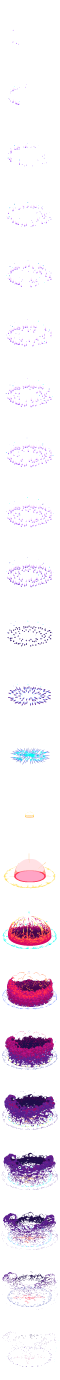
#> input picture art/duelyst_fx/rengoku/final/anim_rengoku_strike_tight_300_b.webp, 300 x 6900 px (shown at 1/5 size); its folder holds 3 pictures in this run
$ python recut_4096.py
#> lines starting #> are read from the running program, lines starting #| are printed output that depends on the picture
#!/usr/bin/env python3
"""Re-cut combat strips so frame_px x frames <= 4096 (2026-11-17).

Battle clips are one-column strips loaded as one WebGL texture (assetAnimationClip, columns 1). Off-Bunny hosts
(the director's own UploadThing, bbenpyo9uu.ufs.sh) skip the game's 50 px rendition and load native, and combat
effects have no MAX_TEXTURE_SIZE guard (character sheets do). Phones commonly cap textures at 4096 px, so a taller
strip draws as a black box. Each frame is resampled (LANCZOS) to the largest size that fits; frame count and timing
are unchanged.

    python3 art/duelyst_fx/recut_4096.py
"""
import os, sys
from PIL import Image

HERE = os.path.dirname(os.path.abspath(__file__))
LIMIT = 4096
JOBS = [  # source, output stem
    ('rengoku/final/anim_rengoku_strike_tight_300_b.webp', 'rengoku/final/anim_rengoku_strike_tight_{px}_c.webp'),
    ('rengoku/final/anim_rengoku_smoulder_tight_300_b.webp', 'rengoku/final/anim_rengoku_smoulder_tight_{px}_c.webp'),
    ('showcase/final/anim_white_tiger_gates_234.webp', 'showcase/final/anim_white_tiger_gates_{px}.webp'),
    ('showcase/final/anim_white_tiger_tiger_252.webp', 'showcase/final/anim_white_tiger_tiger_{px}.webp'),
]
for src, out in JOBS:
    im = Image.open(os.path.join(HERE, src)).convert('RGBA')
#> im is the input picture: PIL image 300x6900 RGBA; mean R, G, B, A 13.5, 6.5, 14, 25.3
    w, h = im.size
#> w = 300; h = 6900
    n = h // w
#> n = 23
    assert w * n == h, src
    px = LIMIT // n
#> px = 178
    px -= px % 2
    sheet = Image.new('RGBA', (px, px * n), (0, 0, 0, 0))
#> sheet: PIL image 178x4094 RGBA; every value is 0
    for i in range(n):
        sheet.paste(im.crop((0, i * w, w, (i + 1) * w)).resize((px, px), Image.LANCZOS), (0, i * px))
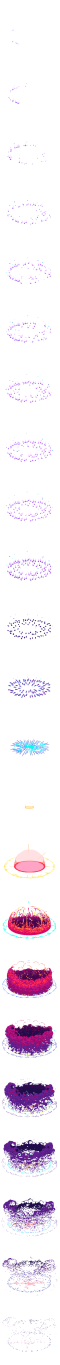
#> sheet: PIL image 178x4094 RGBA (shown at 1/3 size); mean R, G, B, A 23.6, 14.1, 28, 25.6; transparent parts drawn white
    p = os.path.join(HERE, out.format(px=px))
    sheet.save(p, 'WEBP', lossless=True, method=6)
    print(f'{os.path.relpath(p, HERE)}: {n} frames x {px} px = {px * n} px tall, {os.path.getsize(p)} bytes')
#| rengoku/final/anim_rengoku_strike_tight_178_c.webp: 23 frames x 178 px = 4094 px tall, 281946 bytes
